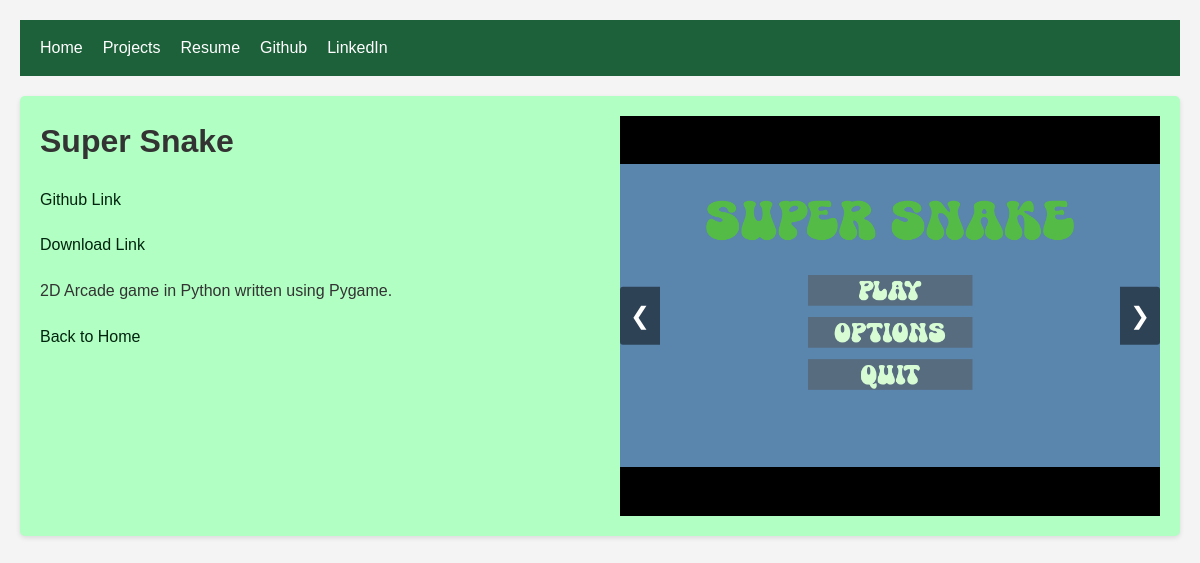
The app's page /project/1 with its own data.
### main/models.py (models this page shows, shortened)
class Project(models.Model):
    title = models.CharField(max_length=200)
    description = models.TextField()
    tags = models.ManyToManyField(Tag, related_name="projects")
    link = models.TextField(blank=True)
    github = models.URLField(max_length=200, blank=True)
    upload = models.FileField(upload_to='uploads/', blank=True)

class ProjectImage(models.Model):
    project = models.ForeignKey(
        Project, related_name="images", on_delete=models.CASCADE
    )
    image = models.ImageField(upload_to="project_images/")

### main/views.py (the view)
# urls.py: path("project/<int:id>", views.project, name="project"),
def project(request, id):
    project = get_object_or_404(Project, pk=id)
    return render(request, "project.html", {"project": project})

### main/templates/project.html (shortened to what this page needs)
{% extends 'base.html' %}
{% load static %}
{% block extrahead %}
    <link rel="stylesheet" href="{% static 'css/project.css' %}">
{% endblock extrahead %}
{% block content %}
    <div class="project-card">
        <div class="project-info">
            <h1>{{ project.title }}</h1>
            <p><a href="{{ project.github }}">Github Link</a></p>
            {% if project.upload %}
                <p><a href="{{ project.upload.url }}" download>Download Link</a></p>
            {% endif %}
            <p>{{ project.description}}</p>
            <a href="{% url 'home' %}">Back to Home</a>
        </div>
        <div class="carousel">
            <div class="carousel-images">
                {% for image in project.images.all %}
                    <div class="carousel-item">
                        <img src="{{image.image.url}}" alt="Project image"/>
                    </div>
                {% endfor %}
            </div>
            <a class="carousel-control prev" onclick="moveSlide(-1)">&#10094;</a>
            <a class="carousel-control next" onclick="moveSlide(1)">&#10095;</a>
        </div>
    </div>
{% endblock content %}

### main/static/css/base.css (style rules this page uses)
* { box-sizing: border-box; margin: 0; padding: 0; font-family: "Arial", sans-serif; }
body { font-family: "Segoe UI", Tahoma, Geneva, Verdana, sans-serif; line-height: 1.6; color: #333; background-color: #f4f4f4; padding: 20px; }
a { color: #00240e; text-decoration: none; }

### main/static/css/project.css (style rules this page uses)
.project-card { display: flex; align-items: flex-start; justify-content: space-between; background-color: rgb(177, 255, 194); box-shadow: 0 2px 5px rgba(0, 0, 0, 0.1); border-radius: 5px; overflow: hidden; max-width: 1200px; margin: auto; padding: 20px; }
.project-info { flex: 1; padding-right: 20px; }
h1, p { margin-bottom: 20px; }
.carousel { flex: 1; display: flex; flex-direction: column; position: relative; max-width: 50%; margin-left: 20px; }
.carousel-images { display: flex; flex: 1; overflow: hidden; position: relative; }
.carousel-control { position: absolute; top: 50%; transform: translateY(-50%); color: white; font-size: 24px; background-color: rgba(0, 0, 0, 0.5); padding: 10px; cursor: pointer; user-select: none; z-index: 10; }
.carousel-control.prev { left: 0; border-radius: 3px 0 0 3px; }
.carousel-control.next { right: 0; border-radius: 0 3px 3px 0; }
.carousel-item { display: flex; justify-content: center; align-items: center; background-color: black; width: 100%; height: 400px; }
.carousel-item img { max-height: 100%; max-width: 100%; object-fit: contain; }

### records on screen
Project: title "Super Snake", description "2D Arcade game in Python written using Pygame."
ProjectImage: image (picture)
